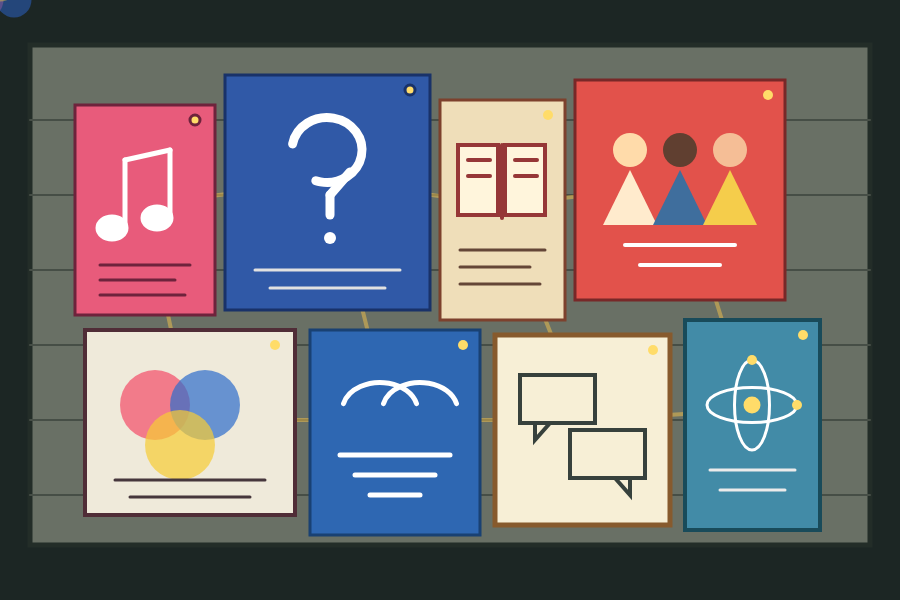
Frame 1 (no input)
Frame 60 (no input): identical to frame 1, image omitted
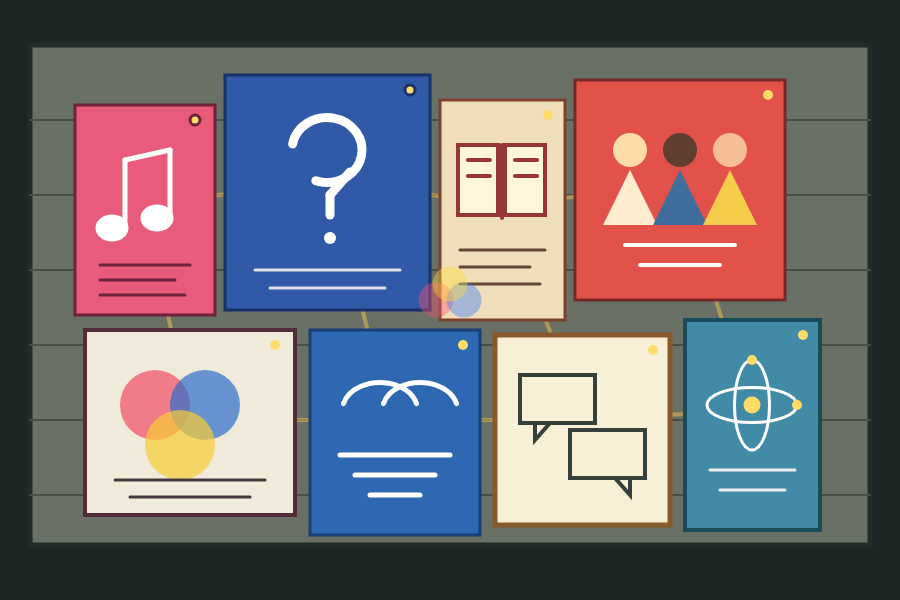
Frame 120 (the mouse pressed at the canvas centre since frame 60)

The p5.js sketch that drew these frames (run headless with seeded random() and noise() and a simulated clock; from frame 60 on, the mouse is pressed at the canvas centre):

// p5.js sketch
// ── sketch.js
function setup() {
  createCanvas(900, 600);
  angleMode(DEGREES);
}

function draw() {
  background(28, 38, 36);

  stroke(35, 45, 40);
  strokeWeight(5);
  fill(105, 112, 101);
  rect(30, 45, 840, 500);

  stroke(70, 78, 70);
  strokeWeight(2);
  line(30, 120, 870, 120);
  line(30, 195, 870, 195);
  line(30, 270, 870, 270);
  line(30, 345, 870, 345);
  line(30, 420, 870, 420);
  line(30, 495, 870, 495);

  strokeWeight(4);
  stroke(242, 193, 78, 130);

  line(145, 205, 330, 180);
  line(330, 180, 500, 205);
  line(500, 205, 680, 185);

  line(145, 205, 190, 420);
  line(330, 180, 390, 420);
  line(500, 205, 585, 420);
  line(680, 185, 750, 410);

  line(190, 420, 390, 420);
  line(390, 420, 585, 420);
  line(585, 420, 750, 410);

  stroke(110, 35, 60);
  strokeWeight(3);
  fill(232, 91, 123);
  rect(75, 105, 140, 210);

  fill(255, 220, 105);
  ellipse(195, 120, 10, 10);

  stroke(255);
  strokeWeight(5);
  line(125, 160, 125, 225);
  line(125, 160, 170, 150);
  line(170, 150, 170, 215);

  fill(255);
  ellipse(112, 228, 28, 22);
  ellipse(157, 218, 28, 22);

  stroke(110, 35, 60);
  strokeWeight(3);
  line(100, 265, 190, 265);
  line(100, 280, 175, 280);
  line(100, 295, 185, 295);

  stroke(25, 50, 105);
  fill(48, 89, 167);
  rect(225, 75, 205, 235);

  fill(255, 220, 105);
  ellipse(410, 90, 10, 10);

  noFill();
  stroke(255);
  strokeWeight(9);
  arc(327, 150, 70, 65, 190, 470);
  line(350, 172, 330, 195);
  line(330, 195, 330, 215);

  fill(255);
  noStroke();
  ellipse(330, 238, 12, 12);

  stroke(225);
  strokeWeight(3);
  line(255, 270, 400, 270);
  line(270, 288, 385, 288);

  stroke(125, 65, 45);
  fill(239, 222, 185);
  rect(440, 100, 125, 220);

  fill(255, 220, 105);
  noStroke();
  ellipse(548, 115, 10, 10);

  stroke(150, 55, 55);
  strokeWeight(4);
  fill(255, 245, 220);
  rect(458, 145, 40, 70);
  rect(505, 145, 40, 70);

  line(502, 145, 502, 218);
  line(468, 160, 490, 160);
  line(515, 160, 537, 160);
  line(468, 176, 490, 176);
  line(515, 176, 537, 176);

  stroke(100, 70, 55);
  strokeWeight(3);
  line(460, 250, 545, 250);
  line(460, 267, 530, 267);
  line(460, 284, 540, 284);

  stroke(120, 40, 40);
  fill(226, 82, 75);
  rect(575, 80, 210, 220);

  fill(255, 220, 105);
  noStroke();
  ellipse(768, 95, 10, 10);

  fill(255, 219, 170);
  ellipse(630, 150, 34, 34);

  fill(96, 63, 48);
  ellipse(680, 150, 34, 34);

  fill(245, 190, 150);
  ellipse(730, 150, 34, 34);

  fill(255, 235, 205);
  triangle(603, 225, 657, 225, 630, 170);

  fill(63, 110, 157);
  triangle(653, 225, 707, 225, 680, 170);

  fill(245, 205, 75);
  triangle(703, 225, 757, 225, 730, 170);

  stroke(255);
  strokeWeight(4);
  line(625, 245, 735, 245);
  line(640, 265, 720, 265);

  stroke(80, 45, 55);
  fill(239, 234, 218);
  rect(85, 330, 210, 185);

  fill(255, 220, 105);
  noStroke();
  ellipse(275, 345, 10, 10);

  fill(244, 77, 105, 180);
  ellipse(155, 405, 70, 70);

  fill(48, 110, 205, 180);
  ellipse(205, 405, 70, 70);

  fill(247, 205, 55, 180);
  ellipse(180, 445, 70, 70);

  stroke(70, 55, 60);
  strokeWeight(3);
  line(115, 480, 265, 480);
  line(130, 497, 250, 497);

  stroke(25, 65, 115);
  fill(46, 103, 178);
  rect(310, 330, 170, 205);

  fill(255, 220, 105);
  noStroke();
  ellipse(463, 345, 10, 10);

  noFill();
  stroke(255);
  strokeWeight(5);
  arc(380, 410, 75, 55, 190, 350);
  arc(420, 410, 75, 55, 190, 350);

  line(340, 455, 450, 455);
  line(355, 475, 435, 475);
  line(370, 495, 420, 495);

  stroke(135, 90, 45);
  fill(247, 239, 214);
  rect(495, 335, 175, 190);

  fill(255, 220, 105);
  noStroke();
  ellipse(653, 350, 10, 10);

  stroke(55, 65, 60);
  strokeWeight(4);
  noFill();

  rect(520, 375, 75, 48);
  triangle(535, 423, 550, 423, 535, 440);

  rect(570, 430, 75, 48);
  triangle(615, 478, 630, 478, 630, 495);

  stroke(25, 75, 90);
  fill(66, 139, 167);
  rect(685, 320, 135, 210);

  fill(255, 220, 105);
  noStroke();
  ellipse(803, 335, 10, 10);

  noFill();
  stroke(255);
  strokeWeight(3);
  ellipse(752, 405, 90, 35);
  ellipse(752, 405, 35, 90);

  fill(255, 220, 105);
  noStroke();
  ellipse(752, 405, 17, 17);
  ellipse(797, 405, 10, 10);
  ellipse(752, 360, 10, 10);

  stroke(235);
  strokeWeight(3);
  line(710, 470, 795, 470);
  line(720, 490, 785, 490);

  noStroke();

  fill(255, 80, 110, 100);
  ellipse(mouseX - 14, mouseY, 35, 35);

  fill(50, 120, 255, 100);
  ellipse(mouseX + 14, mouseY, 35, 35);

  fill(255, 220, 50, 100);
  ellipse(mouseX, mouseY - 16, 35, 35);
}
